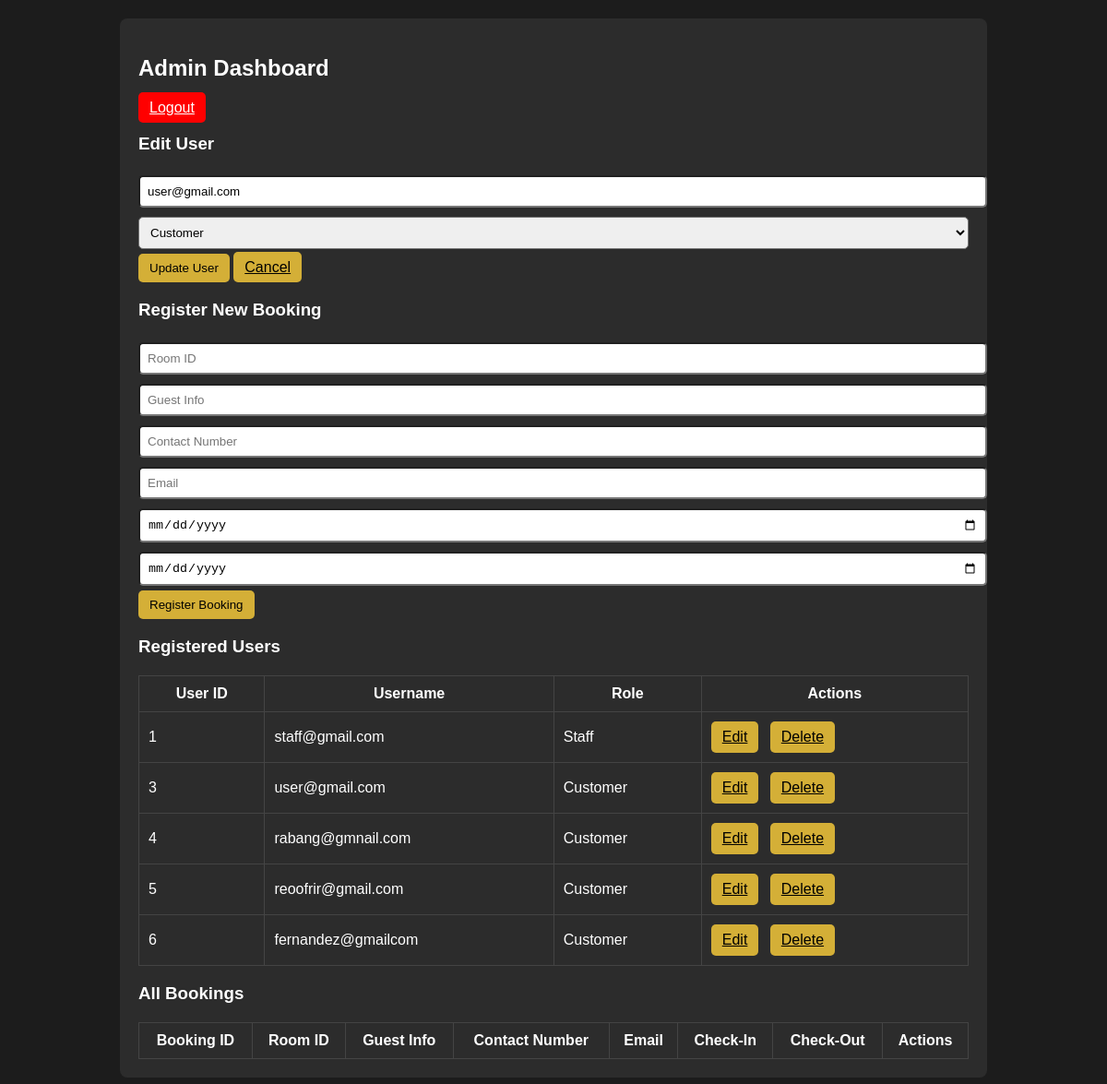
Screenshot of /admin_dashboard.php?edit_user=3 (signed in) with the database file from the repository.
### tables this page shows
CREATE TABLE `users` (
  `UserID` int(11) NOT NULL,
  `Username` varchar(50) NOT NULL,
  `Password` varchar(255) NOT NULL,
  `Role` enum('Staff','Customer') DEFAULT 'Customer'
);

### admin_dashboard.php (the view, shortened to what this page needs)
<?php
include 'db.php';
$editMode = false;
$editUsername = "";
$editRole = "";
if (isset($_GET['edit_user'])) {
    $editId = $_GET['edit_user'];
    $stmt = $conn->prepare("SELECT * FROM Users WHERE UserID = ?");
    $stmt->execute([$editId]);
    $editUser = $stmt->fetch(PDO::FETCH_ASSOC);
    if ($editUser) {
        $editUsername = $editUser['Username'];
        $editRole = $editUser['Role'];
        $editMode = true;
    }
}
$editBookingMode = false;
$editBooking = [];
$users = $conn->query("SELECT * FROM Users")->fetchAll(PDO::FETCH_ASSOC);
?>
<!DOCTYPE html>
<html>
<head>
</head>
<body>
    <div class="container">
        <h2>Admin Dashboard</h2>
        <a href="?logout=true" class="btn" style="background-color: red; color: white;">Logout</a>
        <h3><?php echo $editMode ? "Edit User" : "Register User"; ?></h3>
        <form method="POST">
            <input type="text" name="username" placeholder="Username" value="<?php echo htmlspecialchars($editUsername); ?>" required>
            <select name="role" required>
                <option value="Customer" <?php if ($editRole === "Customer") echo "selected"; ?>>Customer</option>
            </select>
            <?php if ($editMode): ?>
                <button class="btn" type="submit" name="update_user">Update User</button>
                <a class="btn" href="admin_dashboard.php">Cancel</a>
            <?php else: ?>
                <button class="btn" type="submit" name="register_user">Register</button>
            <?php endif; ?>
        </form>
        <h3><?php echo $editBookingMode ? "Edit Booking" : "Register New Booking"; ?></h3>
        <form method="POST">
            <input type="text" name="room_id" placeholder="Room ID" value="<?php echo $editBookingMode ? htmlspecialchars($editBooking['RoomID']) : ''; ?>" required>
            <input type="text" name="guest_info" placeholder="Guest Info" value="<?php echo $editBookingMode ? htmlspecialchars($editBooking['GuestInfo']) : ''; ?>" required>
            <input type="text" name="contact_number" placeholder="Contact Number" value="<?php echo $editBookingMode ? htmlspecialchars($editBooking['ContactNumber']) : ''; ?>" required>
            <input type="email" name="email" placeholder="Email" value="<?php echo $editBookingMode ? htmlspecialchars($editBooking['Email']) : ''; ?>" required>
            <input type="date" name="check_in" value="<?php echo $editBookingMode ? htmlspecialchars($editBooking['CheckIn']) : ''; ?>" required>
            <input type="date" name="check_out" value="<?php echo $editBookingMode ? htmlspecialchars($editBooking['CheckOut']) : ''; ?>" required>
            <?php if ($editBookingMode): ?>
                <input type="hidden" name="booking_id" value="<?php echo $editBooking['BookingID']; ?>">
                <button class="btn" type="submit" name="update_booking">Update Booking</button>
                <a class="btn" href="admin_dashboard.php">Cancel</a>
            <?php else: ?>
                <button class="btn" type="submit" name="register_booking">Register Booking</button>
            <?php endif; ?>
        </form>
        <h3>Registered Users</h3>
        <table>
            <tr>
                <th>User ID</th>
                <th>Username</th>
                <th>Role</th>
                <th>Actions</th>
            </tr>
            <?php foreach ($users as $user): ?>
                <tr>
                    <td><?php echo $user['UserID']; ?></td>
                    <td><?php echo htmlspecialchars($user['Username']); ?></td>
                    <td><?php echo htmlspecialchars($user['Role']); ?></td>
                    <td>
                        <a class="btn btn-action" href="?edit_user=<?php echo $user['UserID']; ?>">Edit</a>
                        <a class="btn btn-action" href="?delete_user=<?php echo $user['UserID']; ?>" onclick="return confirm('Are you sure you want to delete this user?');">Delete</a>
                    </td>
                </tr>
            <?php endforeach; ?>
        </table>
        <h3>All Bookings</h3>
        <table>
            <tr>
                <th>Booking ID</th>
                <th>Room ID</th>
                <th>Guest Info</th>
                <th>Contact Number</th>
                <th>Email</th>
                <th>Check-In</th>
                <th>Check-Out</th>
                <th>Actions</th>
            </tr>
        </table>
    </div>
</body>
</html>

### admin_dashboard.php (style rules this page uses)
body { font-family: Arial, sans-serif; background-color: #1c1c1c; color: #fff; margin: 0; padding: 20px; }
.container { max-width: 900px; margin: auto; background-color: #2c2c2c; padding: 20px; border-radius: 8px; }
table { width: 100%; border-collapse: collapse; margin-top: 20px; }
th, td { padding: 10px; border: 1px solid #444; }
.btn { padding: 8px 12px; background-color: #d4af37; color: #000; border: none; border-radius: 5px; cursor: pointer; }
input, select { width: 100%; padding: 8px; margin: 5px 0; border-radius: 5px; }
.btn-action { margin-right: 8px; display: inline-block; }

### rows the page displays
users: username "user@gmail.com", role "Customer", UserID "3", Username "user@gmail.com", Role "Customer"
users: UserID "1", Username "staff@gmail.com", Role "Staff"
users: UserID "4", Username "rabang@gmnail.com", Role "Customer"
users: UserID "5", Username "reoofrir@gmail.com", Role "Customer"
users: UserID "6", Username "fernandez@gmailcom", Role "Customer"
